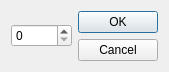
<?xml version="1.0" encoding="UTF-8"?>
<ui version="4.0">
 <class>InventoryRestockDlg</class>
 <widget class="QDialog" name="InventoryRestockDlg">
  <property name="geometry">
   <rect>
    <x>0</x>
    <y>0</y>
    <width>164</width>
    <height>72</height>
   </rect>
  </property>
  <property name="windowTitle">
   <string>Dialog</string>
  </property>
  <layout class="QHBoxLayout" name="horizontalLayout">
   <item>
    <widget class="QSpinBox" name="quantitySpinBox">
     <property name="maximum">
      <number>99999</number>
     </property>
    </widget>
   </item>
   <item>
    <widget class="QDialogButtonBox" name="buttonBox">
     <property name="orientation">
      <enum>Qt::Vertical</enum>
     </property>
     <property name="standardButtons">
      <set>QDialogButtonBox::Cancel|QDialogButtonBox::Ok</set>
     </property>
    </widget>
   </item>
  </layout>
 </widget>
 <resources/>
 <connections>
  <connection>
   <sender>buttonBox</sender>
   <signal>accepted()</signal>
   <receiver>InventoryRestockDlg</receiver>
   <slot>accept()</slot>
   <hints>
    <hint type="sourcelabel">
     <x>248</x>
     <y>254</y>
    </hint>
    <hint type="destinationlabel">
     <x>157</x>
     <y>274</y>
    </hint>
   </hints>
  </connection>
  <connection>
   <sender>buttonBox</sender>
   <signal>rejected()</signal>
   <receiver>InventoryRestockDlg</receiver>
   <slot>reject()</slot>
   <hints>
    <hint type="sourcelabel">
     <x>316</x>
     <y>260</y>
    </hint>
    <hint type="destinationlabel">
     <x>286</x>
     <y>274</y>
    </hint>
   </hints>
  </connection>
 </connections>
</ui>
